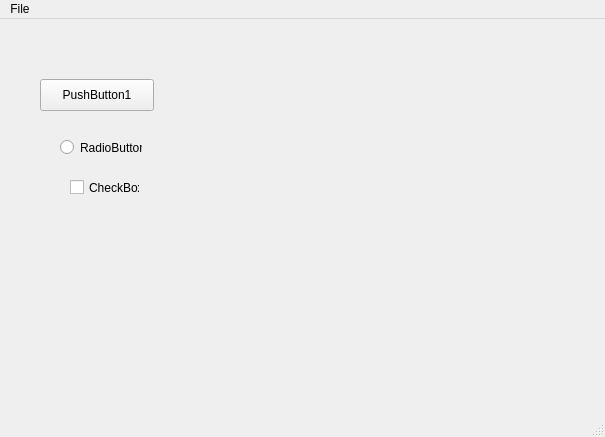
<?xml version="1.0" encoding="UTF-8"?>
<ui version="4.0">
 <class>MainWindow</class>
 <widget class="QMainWindow" name="MainWindow">
  <property name="geometry">
   <rect>
    <x>0</x>
    <y>0</y>
    <width>605</width>
    <height>437</height>
   </rect>
  </property>
  <property name="windowTitle">
   <string>MainWindow</string>
  </property>
  <widget class="QWidget" name="centralWidget">
   <widget class="QPushButton" name="pushButton">
    <property name="geometry">
     <rect>
      <x>40</x>
      <y>60</y>
      <width>114</width>
      <height>32</height>
     </rect>
    </property>
    <property name="text">
     <string>PushButton1</string>
    </property>
   </widget>
   <widget class="QRadioButton" name="radioButton">
    <property name="geometry">
     <rect>
      <x>60</x>
      <y>120</y>
      <width>82</width>
      <height>17</height>
     </rect>
    </property>
    <property name="text">
     <string>RadioButton</string>
    </property>
   </widget>
   <widget class="QCheckBox" name="checkBox">
    <property name="geometry">
     <rect>
      <x>70</x>
      <y>160</y>
      <width>70</width>
      <height>17</height>
     </rect>
    </property>
    <property name="text">
     <string>CheckBox</string>
    </property>
   </widget>
  </widget>
  <widget class="QStatusBar" name="statusBar"/>
  <widget class="QMenuBar" name="menuBar">
   <property name="geometry">
    <rect>
     <x>0</x>
     <y>0</y>
     <width>605</width>
     <height>21</height>
    </rect>
   </property>
   <widget class="QMenu" name="menuFile">
    <property name="title">
     <string>File</string>
    </property>
    <addaction name="actionQuit"/>
   </widget>
   <addaction name="menuFile"/>
  </widget>
  <action name="actionQuit">
   <property name="text">
    <string>Quit</string>
   </property>
  </action>
 </widget>
 <layoutdefault spacing="6" margin="11"/>
 <resources/>
 <connections>
  <connection>
   <sender>actionQuit</sender>
   <signal>triggered()</signal>
   <receiver>MainWindow</receiver>
   <slot>close()</slot>
   <hints>
    <hint type="sourcelabel">
     <x>-1</x>
     <y>-1</y>
    </hint>
    <hint type="destinationlabel">
     <x>302</x>
     <y>218</y>
    </hint>
   </hints>
  </connection>
  <connection>
   <sender>radioButton</sender>
   <signal>clicked(bool)</signal>
   <receiver>MainWindow</receiver>
   <slot>radioButtonOn(bool)</slot>
   <hints>
    <hint type="sourcelabel">
     <x>116</x>
     <y>153</y>
    </hint>
    <hint type="destinationlabel">
     <x>119</x>
     <y>178</y>
    </hint>
   </hints>
  </connection>
  <connection>
   <sender>checkBox</sender>
   <signal>clicked(bool)</signal>
   <receiver>MainWindow</receiver>
   <slot>checkButton(bool)</slot>
   <hints>
    <hint type="sourcelabel">
     <x>89</x>
     <y>193</y>
    </hint>
    <hint type="destinationlabel">
     <x>87</x>
     <y>217</y>
    </hint>
   </hints>
  </connection>
 </connections>
 <slots>
  <slot>checkbox_on()</slot>
  <slot>checkbox_off()</slot>
  <slot>whatever()</slot>
  <slot>radioButtonOn(bool)</slot>
  <slot>checkButton(bool)</slot>
 </slots>
</ui>
